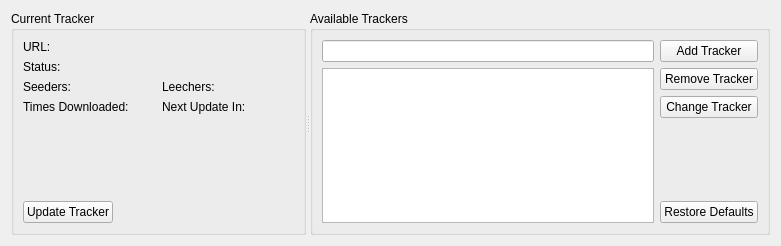
<ui version="4.0" >
 <class>TrackerView</class>
 <widget class="QWidget" name="TrackerView" >
  <property name="geometry" >
   <rect>
    <x>0</x>
    <y>0</y>
    <width>781</width>
    <height>246</height>
   </rect>
  </property>
  <layout class="QGridLayout" name="gridLayout" >
   <item row="0" column="0" >
    <widget class="QSplitter" name="splitter" >
     <property name="orientation" >
      <enum>Qt::Horizontal</enum>
     </property>
     <widget class="QGroupBox" name="groupBox" >
      <property name="sizePolicy" >
       <sizepolicy vsizetype="Preferred" hsizetype="Maximum" >
        <horstretch>0</horstretch>
        <verstretch>0</verstretch>
       </sizepolicy>
      </property>
      <property name="title" >
       <string>Current Tracker</string>
      </property>
      <layout class="QVBoxLayout" >
       <item>
        <layout class="QHBoxLayout" >
         <item>
          <widget class="QLabel" name="label" >
           <property name="text" >
            <string>URL:</string>
           </property>
          </widget>
         </item>
         <item>
          <widget class="KSqueezedTextLabel" name="m_url" >
           <property name="sizePolicy" >
            <sizepolicy vsizetype="Preferred" hsizetype="Expanding" >
             <horstretch>0</horstretch>
             <verstretch>0</verstretch>
            </sizepolicy>
           </property>
           <property name="text" >
            <string/>
           </property>
          </widget>
         </item>
        </layout>
       </item>
       <item>
        <layout class="QHBoxLayout" >
         <item>
          <widget class="QLabel" name="label_2" >
           <property name="text" >
            <string>Status:</string>
           </property>
          </widget>
         </item>
         <item>
          <widget class="KSqueezedTextLabel" name="m_status" >
           <property name="sizePolicy" >
            <sizepolicy vsizetype="Preferred" hsizetype="Expanding" >
             <horstretch>0</horstretch>
             <verstretch>0</verstretch>
            </sizepolicy>
           </property>
           <property name="text" >
            <string/>
           </property>
          </widget>
         </item>
        </layout>
       </item>
       <item>
        <layout class="QGridLayout" >
         <item row="0" column="0" >
          <layout class="QHBoxLayout" >
           <item>
            <widget class="QLabel" name="label_3" >
             <property name="text" >
              <string>Seeders:</string>
             </property>
            </widget>
           </item>
           <item>
            <widget class="QLabel" name="m_seeders" >
             <property name="sizePolicy" >
              <sizepolicy vsizetype="Preferred" hsizetype="Expanding" >
               <horstretch>0</horstretch>
               <verstretch>0</verstretch>
              </sizepolicy>
             </property>
             <property name="text" >
              <string/>
             </property>
            </widget>
           </item>
          </layout>
         </item>
         <item row="0" column="1" >
          <layout class="QHBoxLayout" >
           <item>
            <widget class="QLabel" name="label_6" >
             <property name="text" >
              <string>Leechers:</string>
             </property>
            </widget>
           </item>
           <item>
            <widget class="QLabel" name="m_leechers" >
             <property name="sizePolicy" >
              <sizepolicy vsizetype="Preferred" hsizetype="Expanding" >
               <horstretch>0</horstretch>
               <verstretch>0</verstretch>
              </sizepolicy>
             </property>
             <property name="text" >
              <string/>
             </property>
            </widget>
           </item>
          </layout>
         </item>
         <item row="1" column="0" >
          <layout class="QHBoxLayout" >
           <item>
            <widget class="QLabel" name="label_8" >
             <property name="text" >
              <string>Times Downloaded:</string>
             </property>
            </widget>
           </item>
           <item>
            <widget class="QLabel" name="m_times_downloaded" >
             <property name="sizePolicy" >
              <sizepolicy vsizetype="Preferred" hsizetype="Expanding" >
               <horstretch>0</horstretch>
               <verstretch>0</verstretch>
              </sizepolicy>
             </property>
             <property name="text" >
              <string/>
             </property>
            </widget>
           </item>
          </layout>
         </item>
         <item row="1" column="1" >
          <layout class="QHBoxLayout" >
           <item>
            <widget class="QLabel" name="label_5" >
             <property name="text" >
              <string>Next Update In:</string>
             </property>
            </widget>
           </item>
           <item>
            <widget class="QLabel" name="m_next_update" >
             <property name="sizePolicy" >
              <sizepolicy vsizetype="Preferred" hsizetype="Expanding" >
               <horstretch>0</horstretch>
               <verstretch>0</verstretch>
              </sizepolicy>
             </property>
             <property name="text" >
              <string/>
             </property>
            </widget>
           </item>
          </layout>
         </item>
        </layout>
       </item>
       <item>
        <spacer>
         <property name="orientation" >
          <enum>Qt::Vertical</enum>
         </property>
         <property name="sizeHint" stdset="0" >
          <size>
           <width>20</width>
           <height>16</height>
          </size>
         </property>
        </spacer>
       </item>
       <item>
        <layout class="QHBoxLayout" >
         <item>
          <widget class="KPushButton" name="m_update_tracker" >
           <property name="text" >
            <string>Update Tracker</string>
           </property>
          </widget>
         </item>
         <item>
          <spacer>
           <property name="orientation" >
            <enum>Qt::Horizontal</enum>
           </property>
           <property name="sizeHint" stdset="0" >
            <size>
             <width>40</width>
             <height>20</height>
            </size>
           </property>
          </spacer>
         </item>
        </layout>
       </item>
      </layout>
     </widget>
     <widget class="QGroupBox" name="groupBox_2" >
      <property name="title" >
       <string>Available Trackers</string>
      </property>
      <layout class="QGridLayout" >
       <item row="0" column="0" >
        <widget class="KLineEdit" name="m_tracker_to_add" >
         <property name="showClearButton" stdset="0" >
          <bool>true</bool>
         </property>
        </widget>
       </item>
       <item row="0" column="1" >
        <widget class="KPushButton" name="m_add_tracker" >
         <property name="text" >
          <string>Add Tracker</string>
         </property>
        </widget>
       </item>
       <item row="1" column="0" >
        <widget class="QListView" name="m_tracker_list" />
       </item>
       <item row="1" column="1" >
        <layout class="QVBoxLayout" >
         <item>
          <widget class="KPushButton" name="m_remove_tracker" >
           <property name="text" >
            <string>Remove Tracker</string>
           </property>
          </widget>
         </item>
         <item>
          <widget class="KPushButton" name="m_change_tracker" >
           <property name="text" >
            <string>Change Tracker</string>
           </property>
          </widget>
         </item>
         <item>
          <spacer>
           <property name="orientation" >
            <enum>Qt::Vertical</enum>
           </property>
           <property name="sizeHint" stdset="0" >
            <size>
             <width>20</width>
             <height>81</height>
            </size>
           </property>
          </spacer>
         </item>
         <item>
          <widget class="KPushButton" name="m_restore_defaults" >
           <property name="text" >
            <string>Restore Defaults</string>
           </property>
          </widget>
         </item>
        </layout>
       </item>
      </layout>
     </widget>
    </widget>
   </item>
  </layout>
 </widget>
 <customwidgets>
  <customwidget>
   <class>KLineEdit</class>
   <extends>QLineEdit</extends>
   <header>klineedit.h</header>
  </customwidget>
  <customwidget>
   <class>KPushButton</class>
   <extends>QPushButton</extends>
   <header>kpushbutton.h</header>
  </customwidget>
  <customwidget>
   <class>KSqueezedTextLabel</class>
   <extends>QLabel</extends>
   <header>ksqueezedtextlabel.h</header>
  </customwidget>
 </customwidgets>
 <resources/>
 <connections/>
</ui>
